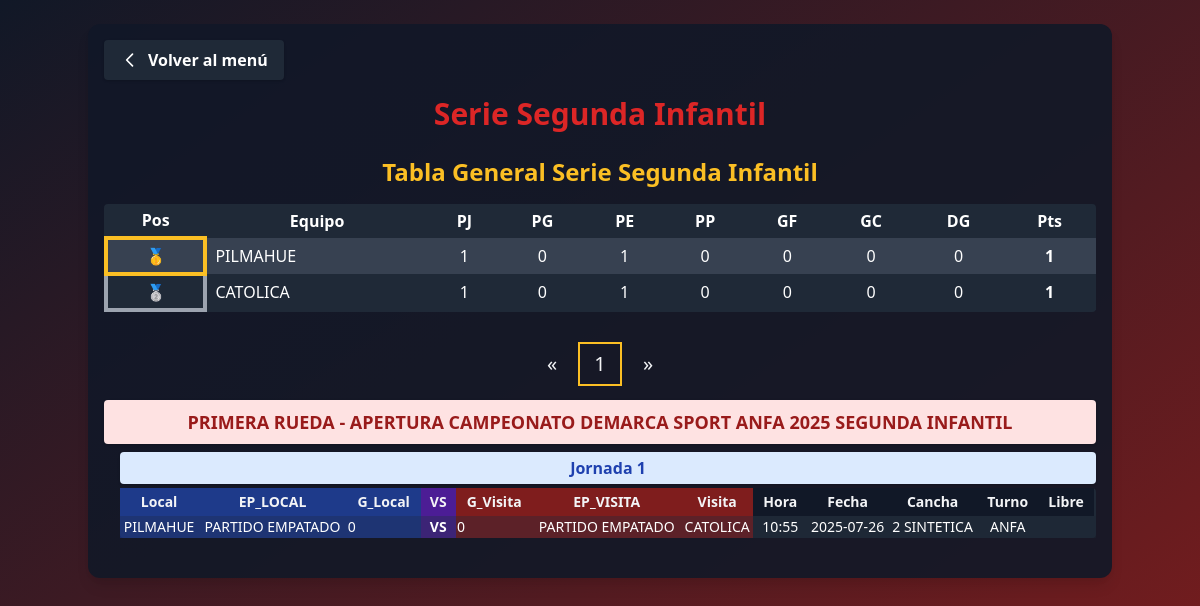
Page /serie_segunda_infantil/ on the committed database.
### app_main/models.py (models this page shows, shortened)
class Clubes(models.Model):
    club = models.CharField(max_length=100, unique=True)
    super_seniors = models.BooleanField(default=False)
    seniors = models.BooleanField(default=False)
    honor = models.BooleanField(default=False)
    segunda_honor = models.BooleanField(default=False)
    juveniles = models.BooleanField(default=False)
    primera_infantil = models.BooleanField(default=False)
    segunda_infantil = models.BooleanField(default=False)
    tercera_infantil = models.BooleanField(default=False)
    femenino = models.BooleanField(default=False)
    def __str__(self):
        return self.club

class Fase(models.Model):
    nombre = models.CharField(max_length=100, unique=True)

class Jornada(models.Model):
    fase = models.ForeignKey(Fase, on_delete=models.CASCADE, related_name='jornadas')
    nombre = models.CharField(max_length=100)

class SerieSegundaInfantil(models.Model):
    ESTADO_PARTIDO_CHOICES = [
        ('PARTIDO GANADO', 'PARTIDO GANADO'),
        ('PARTIDO EMPATADO', 'PARTIDO EMPATADO'),
        ('PARTIDO PERDIDO', 'PARTIDO PERDIDO'),
    ]
    jornada = models.ForeignKey(Jornada, on_delete=models.CASCADE, related_name='partidos_segunda_infantil')
    equipo_local = models.ForeignKey('Clubes', on_delete=models.CASCADE, related_name='partidos_local_segunda_infantil')
    estado_partido_local = models.CharField(max_length=50, choices=ESTADO_PARTIDO_CHOICES)
    goles_local = models.PositiveSmallIntegerField()
    goles_visita = models.PositiveSmallIntegerField()
    estado_partido_visita = models.CharField(max_length=50, choices=ESTADO_PARTIDO_CHOICES)
    equipo_visita = models.ForeignKey('Clubes', on_delete=models.CASCADE, related_name='partidos_visita_segunda_infantil')
    horario = models.TimeField(null=True, blank=True)
    fecha = models.DateField(null=True, blank=True)
    cancha = models.CharField(max_length=100, blank=True, default="")
    turno = models.CharField(max_length=50)
    libre = models.CharField(max_length=100, blank=True, default="")

### app_main/views.py (the view, shortened to what this page needs)
# urls.py: path('serie_segunda_infantil/', views.serie_segunda_infantil, name='serie_segunda_infantil'),
def serie_segunda_infantil(request):
    fases = Fase.objects.filter(nombre__icontains="SEGUNDA INFANTIL").prefetch_related('jornadas__partidos_segunda_infantil')
    clubes = Clubes.objects.all()
    jornadas = Jornada.objects.all()
    tablero_general = calcular_tablero_general_segunda_infantil()
    return render(request, 'serie_segunda_infantil.html', {
        'fases': fases,
        'clubes': clubes,
        'jornadas': jornadas,
        'estado_choices': SerieSegundaInfantil.ESTADO_PARTIDO_CHOICES,
        'tablero_general': tablero_general,
    })

### app_main/templates/serie_segunda_infantil.html (shortened to what this page needs)
{% load static %}
<!DOCTYPE html>
<html>
<head>
    <link href="https://cdn.jsdelivr.net/npm/tailwindcss@2.2.19/dist/tailwind.min.css" rel="stylesheet"/>
</head>
<body class="bg-gradient-to-br from-gray-900 to-red-900 min-h-screen text-gray-100">
    <div class="container mx-auto p-4 bg-gray-900 bg-opacity-90 rounded-xl shadow-lg mt-6">
        <div class="flex items-center mb-4">
            <a href="{% url 'menu' %}" class="bg-gray-800 hover:bg-gray-700 text-white font-bold py-2 px-4 rounded shadow transition flex items-center">
                <svg class="w-5 h-5 mr-2" fill="none" stroke="currentColor" stroke-width="2" viewBox="0 0 24 24">
                    <path stroke-linecap="round" stroke-linejoin="round" d="M15 19l-7-7 7-7" />
                </svg>
                Volver al menú
            </a>
        </div>
        <h1 class="text-3xl font-extrabold text-red-600 mb-6 text-center drop-shadow">Serie Segunda Infantil</h1>
        <h2 class="text-2xl font-bold text-center text-yellow-400 mb-4">Tabla General Serie Segunda Infantil</h2>
        <div class="w-full mb-8">
            <div class="overflow-x-auto">
                <table class="min-w-full bg-gray-800 text-white rounded">
                    <thead>
                        <tr>
                            <th class="px-2 py-1">Pos</th>
                            <th class="px-2 py-1">Equipo</th>
                            <th class="px-2 py-1">PJ</th>
                            <th class="px-2 py-1">PG</th>
                            <th class="px-2 py-1">PE</th>
                            <th class="px-2 py-1">PP</th>
                            <th class="px-2 py-1">GF</th>
                            <th class="px-2 py-1">GC</th>
                            <th class="px-2 py-1">DG</th>
                            <th class="px-2 py-1">Pts</th>
                        </tr>
                    </thead>
                    <tbody>
                        {% for row in tablero_general %}
                        <tr class="{% cycle 'bg-gray-700' 'bg-gray-800' %}">
        <td class="px-2 py-1 text-center
            {% if forloop.counter == 1 %} border-4 border-yellow-400 rounded-lg font-bold {% endif %}
            {% if forloop.counter == 2 %} border-4 border-gray-400 rounded-lg font-bold {% endif %}
        ">
            {% if forloop.counter == 1 %}
                🥇
            {% elif forloop.counter == 2 %}
                🥈
            {% elif forloop.counter == 3 %}
                🥉
            {% else %}
                {{ forloop.counter }}
            {% endif %}
        </td>
        <td class="px-2 py-1">{{ row.equipo }}</td>
        <td class="px-2 py-1 text-center">{{ row.PJ }}</td>
        <td class="px-2 py-1 text-center">{{ row.PG }}</td>
        <td class="px-2 py-1 text-center">{{ row.PE }}</td>
        <td class="px-2 py-1 text-center">{{ row.PP }}</td>
        <td class="px-2 py-1 text-center">{{ row.GF }}</td>
        <td class="px-2 py-1 text-center">{{ row.GC }}</td>
        <td class="px-2 py-1 text-center">{{ row.DG }}</td>
        <td class="px-2 py-1 text-center font-bold">{{ row.Pts }}</td>
    </tr>
    {% endfor %}
</tbody>
                </table>
            </div>
        </div>
        {% if fases %}
        <div class="flex justify-center mb-4">
            <button type="button" id="fase-prev-btn" class="fase-pagination-btn" aria-label="Anterior">&laquo;</button>
            {% for fase in fases %}
                <button type="button" class="fase-pagination-btn" data-fase-index="{{ forloop.counter0 }}">{{ forloop.counter }}</button>
            {% endfor %}
            <button type="button" id="fase-next-btn" class="fase-pagination-btn" aria-label="Siguiente">&raquo;</button>
        </div>
        {% endif %}
        <div id="fases-container">
        {% for fase in fases %}
            <div class="fase-page{% if forloop.first %} active{% endif %}" data-fase-index="{{ forloop.counter0 }}">
                <div class="bg-red-100 text-red-800 font-bold rounded px-4 py-2 flex flex-col items-center justify-center mb-2 shadow">
                    <span class="text-lg text-center w-full">{{ fase.nombre }}</span>
                </div>
                <div class="ml-4 mb-6">
                    {% for jornada in fase.jornadas.all %}
                        <div class="bg-blue-100 text-blue-800 font-semibold rounded px-3 py-1 flex flex-col items-center justify-center mb-1 shadow">
                            <span class="text-base text-center w-full">{{ jornada.nombre }}</span>
                        </div>
                        <form method="post" class="mb-4">
                            <div class="overflow-x-auto">
                            <table class="min-w-full text-xs md:text-sm bg-gray-800 rounded shadow">
                                <thead>
                                    <tr>
                                        <th class="px-2 py-1 bg-blue-900">Local</th>
                                        <th class="px-2 py-1 bg-blue-900">EP_LOCAL</th>
                                        <th class="px-2 py-1 bg-blue-900">G_Local</th>
                                        <th class="px-2 py-1 bg-purple-900">VS</th>
                                        <th class="px-2 py-1 bg-red-900">G_Visita</th>
                                        <th class="px-2 py-1 bg-red-900">EP_VISITA</th>
                                        <th class="px-2 py-1 bg-red-900">Visita</th>
                                        <th class="px-2 py-1 bg-gray-900">Hora</th>
                                        <th class="px-2 py-1 bg-gray-900">Fecha</th>
                                        <th class="px-2 py-1 bg-gray-900">Cancha</th>
                                        <th class="px-2 py-1 bg-gray-900">Turno</th>
                                        <th class="px-2 py-1 bg-gray-900">Libre</th>
                                    </tr>
                                </thead>
                                <tbody>
                                    {% for sh in jornada.partidos_segunda_infantil.all %}
                                    <tr id="jornada-{{ jornada.id }}-partido-{{ sh.id }}">
                                        <td class="text-center text-white bg-blue-800 bg-opacity-50">{{ sh.equipo_local.club }}</td>
                                        <td class="text-center text-white bg-blue-800 bg-opacity-50">{{ sh.estado_partido_local }}</td>
                                        <td class="bg-blue-800 bg-opacity-50">
                                            {% if user.is_authenticated %}
                                            <input type="number" name="goles_local_{{ sh.id }}" value="{{ sh.goles_local }}" min="0" class="bg-gray-900 text-white rounded w-16 px-1">
                                            {% else %}
                                            <span class="text-center text-white">{{ sh.goles_local }}</span>
                                            {% endif %}
                                        </td>
                                        <td class="text-center text-white bg-purple-800 bg-opacity-50 font-bold">VS</td>
                                        <td class="bg-red-800 bg-opacity-50">
                                            {% if user.is_authenticated %}
                                            <input type="number" name="goles_visita_{{ sh.id }}" value="{{ sh.goles_visita }}" min="0" class="bg-gray-900 text-white rounded w-16 px-1">
                                            {% else %}
                                            <span class="text-center text-white">{{ sh.goles_visita }}</span>
                                            {% endif %}
                                        </td>
                                        <td class="text-center text-white bg-red-800 bg-opacity-50">{{ sh.estado_partido_visita }}</td>
                                        <td class="text-center text-white bg-red-800 bg-opacity-50">{{ sh.equipo_visita.club }}</td>
                                        <td class="text-center text-white bg-gray-800 bg-opacity-50">{{ sh.horario }}</td>
                                        <td class="text-center text-white bg-gray-800 bg-opacity-50">{{ sh.fecha|date:'Y-m-d' }}</td>
                                        <td class="text-center text-white bg-gray-800 bg-opacity-50">{{ sh.cancha }}</td>
                                        <td class="text-center text-white bg-gray-800 bg-opacity-50">{{ sh.turno }}</td>
                                        <td class="text-center text-white bg-gray-800 bg-opacity-50">{{ sh.libre }}</td>
                                        <td class="bg-gray-800 bg-opacity-50">
                                        </td>
                                    </tr>
                                    {% empty %}
                                    <tr><td colspan="{% if user.is_authenticated %}13{% else %}12{% endif %}" class="text-center text-gray-400">No hay partidos en esta jornada.</td></tr>
                                    {% endfor %}
                                </tbody>
                            </table>
                            </div>
                        </form>
                    {% empty %}
                        <div class="text-gray-400 mb-4 text-center">No hay jornadas en esta fase.</div>
                    {% endfor %}
                </div>
            </div>
        {% empty %}
            <div class="text-gray-400 text-center">No hay fases creadas.</div>
        {% endfor %}
        </div>
    </div>
</body>
</html>

### app_main/templates/serie_segunda_infantil.html (style rules this page uses)
.fase-page { display: none; }
.fase-page.active { display: block; }
.fase-pagination-btn { @apply bg-red-600 hover:bg-red-700 text-white font-bold rounded-lg shadow transition; width: 2.5rem; height: 2.5rem; min-width: 2.5rem; min-height: 2.5rem; display: flex; align-items: center; justify-content: center; margin: 0 0.25rem; font-size: 1.25rem; border: 2px solid transparent; box-sizing: border-box; }
.fase-pagination-btn.active { @apply bg-yellow-400 text-red-900 border-yellow-500; border-width: 2px; box-shadow: 0 0 0 2px #fbbf24; }

### rows in the picture
Clubes: equipo "PILMAHUE", PJ "1", PG "0", PE "1", PP "0", GF "0", GC "0", DG "0", Pts "1"
Clubes: equipo "CATOLICA", PJ "1", PG "0", PE "1", PP "0", GF "0", GC "0", DG "0", Pts "1"
Fase: nombre "PRIMERA RUEDA - APERTURA CAMPEONATO DEMARCA SPORT ANFA 2025 SEGUNDA INFANTIL"
Jornada: nombre "Jornada 1"
SerieSegundaInfantil: equipo_local.club "PILMAHUE", estado_partido_local "PARTIDO EMPATADO", goles_local "0", goles_visita "0", estado_partido_visita "PARTIDO EMPATADO", equipo_visita.club "CATOLICA", horario "10:55", fecha "2025-07-26", cancha "2 SINTETICA", turno "ANFA"
